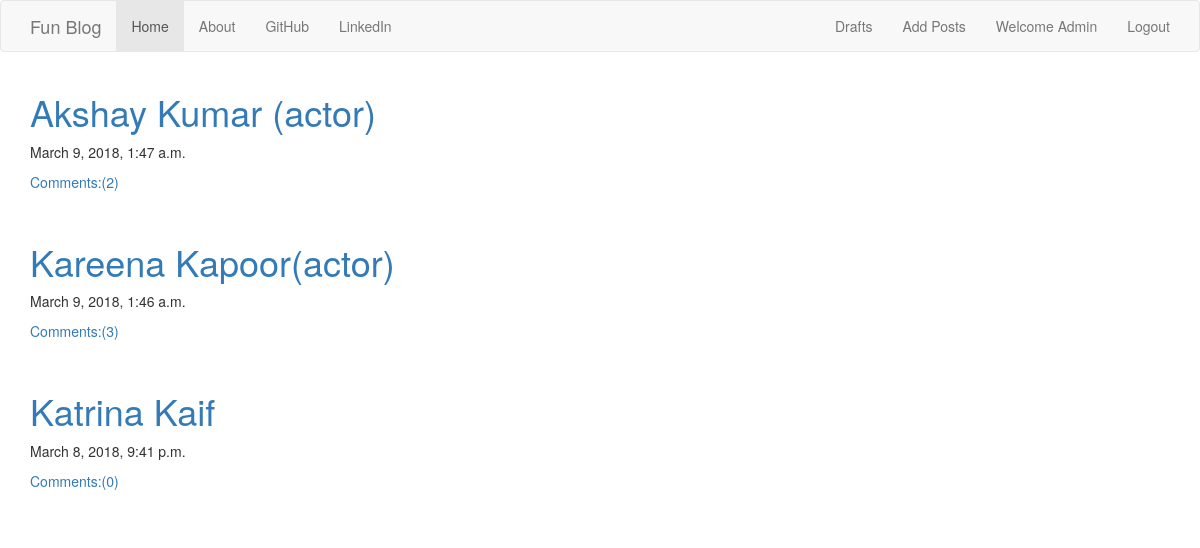
The app's page / (signed in) with its own data.
### blog/models.py (models this page shows, shortened)
class Post(models.Model):
    author = models.ForeignKey('auth.User')
    title = models.CharField(max_length=250)
    text = models.TextField()
    created_date = models.DateTimeField(default=timezone.now)
    published_date = models.DateTimeField(blank=True, null=True)
    def approve_comments(self):
        return self.comments.filter(approved_comment = True)

### blog/views.py (the view)
# urls.py: url(r'^$', views.PostView.as_view(), name='index'),
class PostView(ListView):
    model = Post
    context_object_name = 'all_posts'
    def get_queryset(self):
        return Post.objects.filter(published_date__lte=timezone.now()).order_by('-published_date')

### blog/templates/blog/post_list.html
{% extends 'blog/base.html' %}
{% block body %}
{% for post in all_posts %}
<h1><a href="{% url 'blog:detail' post.id %}">{{post.title}}</a></h1>
<p>{{post.published_date}}</p>
<p><a href="{% url 'blog:detail' post.id %}">Comments:({{post.approve_comments.count}})</a></p><br>
{% endfor %}
{% endblock %}

### blog/templates/blog/base.html (shortened to what this page needs)
<!DOCTYPE html>
<html lang="en">
<head>
    {% load staticfiles %}
    <link rel="stylesheet" href="https://maxcdn.bootstrapcdn.com/bootstrap/3.3.7/css/bootstrap.min.css">
    <link rel="stylesheet" type="text/css" href="{% static 'blog/styles.css' %}" />
</head>
<body>
    <nav class="navbar navbar-default">
  <div class="container">
    <div class="navbar-header">
      <a class="navbar-brand" href="{% url 'blog:index' %}">Fun Blog</a>
    </div>
    <ul class="nav navbar-nav">
      <li class="active"><a href="{% url 'blog:index' %}">Home</a></li>
      <li><a href="{% url 'blog:about' %}">About</a></li>
      <li><a href="#">GitHub</a></li>
      <li><a href="#">LinkedIn</a></li>
    </ul>
      <ul class="nav navbar-nav navbar-right">
      <li><a href="{% url 'blog:post_drafts' %}">Drafts</a></li>
      <li><a href="{% url 'blog:post_add' %}">Add Posts</a></li>
          {% if user.is_authenticated %}
      <li><a>Welcome {{user|title}}</a></li>
      <li><a href="{% url 'logout' %}">Logout</a></li>
          {% else %}
      <li><a href="{% url 'login' %}">Login</a></li>
      <li><a href="#">Register</a></li>
          {% endif %}
    </ul>
  </div>
</nav>
    <div class="content container">
        <div class="row">
            <div class="col-md-8">
                {% block body %}
                {% endblock %}
            </div>
        </div>
    </div>
</body>
</html>

### records on screen
Post: title "Akshay Kumar (actor)", published_date "March 9, 2018, 1:47 a.m.", approve_comments.count "2"
Post: title "Kareena Kapoor(actor)", published_date "March 9, 2018, 1:46 a.m.", approve_comments.count "3"
Post: title "Katrina Kaif", published_date "March 8, 2018, 9:41 p.m.", approve_comments.count "0"

### other values on screen
{{ user|title }} "Admin"
